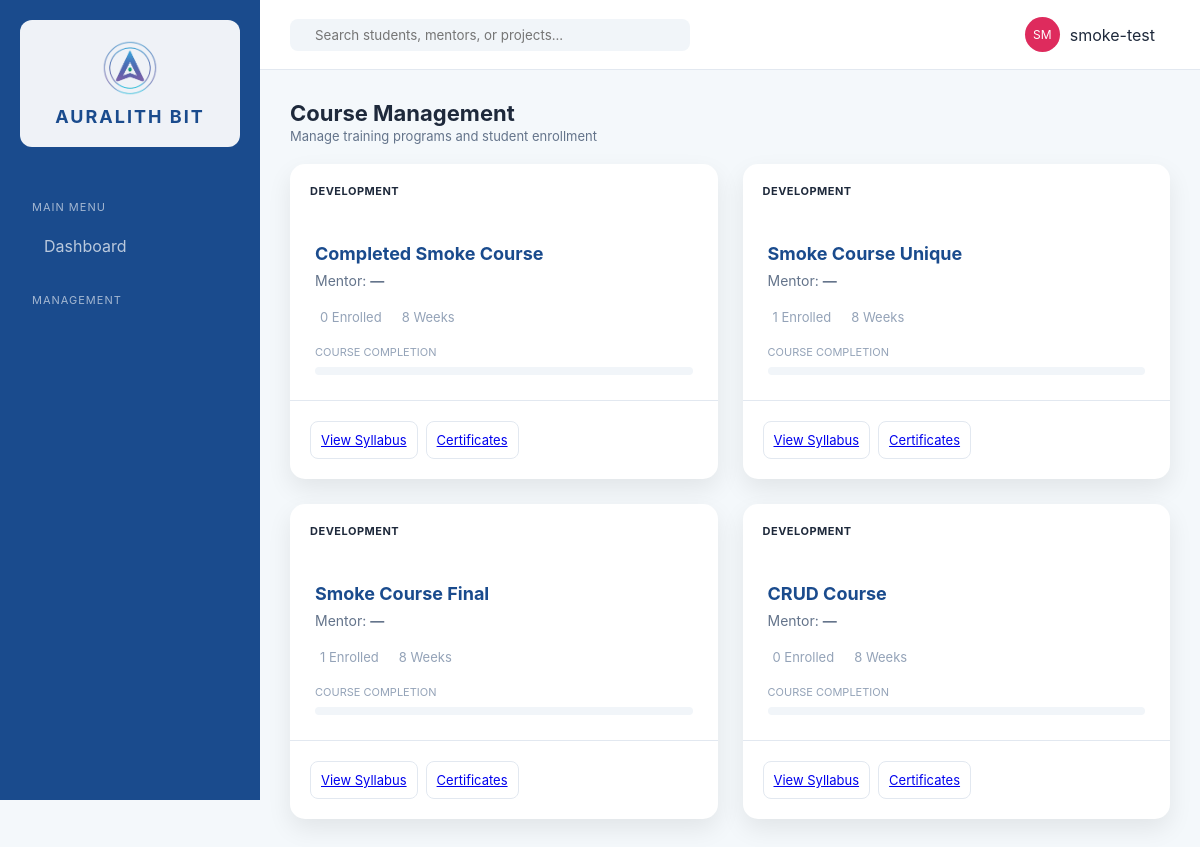
The app's page /courses/ (signed in) with its own data.
### erp_app/models.py (models this page shows, shortened)
class Course(models.Model):
    STATUS_CHOICES = [
        ('live', 'Live'),
        ('upcoming', 'Upcoming'),
        ('enrollment', 'Enrollment'),
        ('completed', 'Completed'),
    ]
    CATEGORY_CHOICES = [
        ('development', 'Development'),
        ('design', 'UI/UX'),
        ('qa', 'Digital Marketing'),
        ('marketing', 'Graphic Designing'),
    ]
    name = models.CharField(max_length=200)
    mentor = models.ForeignKey(Mentor, on_delete=models.SET_NULL, null=True, blank=True)
    category = models.CharField(max_length=50, choices=CATEGORY_CHOICES, default='development')
    duration_weeks = models.PositiveIntegerField(default=8)
    status = models.CharField(max_length=20, choices=STATUS_CHOICES, default='enrollment')
    description = models.TextField(blank=True)
    syllabus = models.FileField(upload_to='syllabi/', null=True, blank=True)
    students_count = models.PositiveIntegerField(default=0)
    completion_percent = models.PositiveIntegerField(default=0)
    created_at = models.DateTimeField(auto_now_add=True)
    class Meta:
        ordering = ['-created_at']

### erp_app/views.py (the view)
# urls.py: path('courses/', views.courses, name='courses'),
@login_required
def courses(request):
    context = {
        'courses': Course.objects.select_related('mentor').annotate(enrollment_count=Count('enrollments')).all(),
        'is_admin': has_role(request.user, SUPER_ADMIN, TEACHING_STAFF),
    }
    return render(request, 'erp_app/courses.html', context)

### erp_app/roles.py (called while the page is built)
def has_role(user, *roles):
    user_roles = get_user_roles(user)
    return any(r in user_roles for r in roles)

### erp_app/templates/erp_app/courses.html (shortened to what this page needs)
{% extends 'erp_app/base.html' %}
{% load static %}
{% block content %}
<header class="top-nav" style="position:static;padding:0 0 20px 0;border-bottom:none;height:auto;background:transparent;">
    <div class="header-info">
        <h1>Course Management</h1>
        <p>Manage training programs and student enrollment</p>
    </div>
</header>
<div class="course-grid">
    {% for course in courses %}
    <div class="course-card">
        <div class="course-header {{ course.category }}">
            <span class="category-tag">{{ course.get_category_display }}</span>
        </div>
        <div class="course-body">
            <h3>{{ course.name }}</h3>
            <p class="mentor">Mentor: <strong>{{ course.mentor.name|default:"—" }}</strong></p>
            <div class="course-stats">
                <span> {{ course.enrollment_count }} Enrolled</span>
                <span> {{ course.duration_weeks }} Weeks</span>
            </div>
            <div class="progress-group">
                <label>Course Completion</label>
                <div class="progress-bar"><div style="width: {{ course.completion_percent }}%;"></div></div>
            </div>
        </div>
        <div class="course-footer" style="display:flex;flex-wrap:wrap;gap:8px;align-items:center;justify-content:flex-start;">
            <a href="{% url 'course_syllabus' course.id %}" class="btn-outline">View Syllabus</a>
            <a href="{% url 'certificates' %}?type=course&q={{ course.name|urlencode }}" class="btn-outline"> Certificates</a>
        </div>
    </div>
    {% empty %}
    <p style="color:#94a3b8;">No courses found. <a href="{% url 'course_add' %}">Create one</a>.</p>
    {% endfor %}
</div>
{% endblock %}

### erp_app/templates/erp_app/base.html (shortened to what this page needs)
<!DOCTYPE html>
{% load static %}
<html lang="en">
<head>
    <link rel="stylesheet" href="{% static 'erp_app/css/style.css' %}">
</head>
<body>
    <div class="app-container">
        <aside class="sidebar">
            <div class="brand">
                <img src="{% static 'erp_app/images/AURALITH_logo.png' %}" alt="Auralith Bit Logo" class="sidebar-logo" width="56" height="56">
                <h2>AURALITH BIT</h2>
            </div>
            <nav>
                <p class="nav-label">Main Menu</p>
                <a href="{% url 'dashboard' %}" {% if request.resolver_match.url_name == 'dashboard' %}class="active"{% endif %}> Dashboard</a>
                <p class="nav-label">Management</p>
            </nav>
        </aside>
        <main class="workspace">
            <header class="top-nav">
                <form class="search-box" method="get" action="{% url 'search' %}" autocomplete="off">
                    <input type="text" name="q" id="globalSearch" placeholder="Search students, mentors, or projects..." value="{{ request.GET.q|default_if_none:'' }}" autocomplete="off">
                </form>
                <div class="user-profile" style="position:relative;display:flex;align-items:center;gap:10px;">
                    <div class="avatar">{{ user_initials }}</div>
                    <span>{{ user_display_name|default:request.user.username }}</span>
                </div>
            </header>
            <div class="content">
                {% block content %}{% endblock %}
            </div>
        </main>
    </div>
</body>
</html>

### erp_app/static/erp_app/css/style.css (style rules this page uses)
:root { --auralith-blue: #1A4B8D; --auralith-light: #F4F8FB; --accent: #DE2B5D; --text-dark: #1E293B; --text-muted: #64748B; --sidebar-w: 260px; --bg: #F4F8FB; --surface: #FFFFFF; --surface-alt: #FFFFFF; --panel-border: #E2E8F0; --topnav-bg: #FFFFFF; --search-bg: #F1F5F9; }
* { margin: 0; padding: 0; box-sizing: border-box; font-family: 'Inter', sans-serif; }
body { background: var(--bg); color: var(--text-dark); }
.app-container { display: flex; min-height: 100vh; }
.sidebar { width: var(--sidebar-w); background: var(--auralith-blue); color: white; padding: 20px; position: fixed; height: 100vh; overflow-y: auto; left: 0; top: 0; display: flex; flex-direction: column; }
nav { flex: 1; }
.nav-label { font-size: 11px; text-transform: uppercase; opacity: 0.5; margin: 20px 0 10px; }
nav a { display: flex; align-items: center; gap: 12px; color: rgba(255,255,255,0.7); text-decoration: none; padding: 12px; border-radius: 8px; margin-bottom: 4px; transition: 0.3s; }
.workspace { flex: 1; display: flex; flex-direction: column; margin-left: var(--sidebar-w); }
.top-nav { height: 70px; background: var(--topnav-bg); display: flex; justify-content: space-between; align-items: center; padding: 0 30px; border-bottom: 1px solid var(--panel-border); }
.search-box { display: flex; align-items: center; background: var(--search-bg); padding: 8px 15px; border-radius: 8px; width: 400px; }
.search-box input { border: none; background: transparent; outline: none; margin-left: 10px; width: 100%; }
.user-profile { display: flex; align-items: center; gap: 15px; }
.avatar { background: var(--accent); color: white; width: 35px; height: 35px; border-radius: 50%; display: flex; align-items: center; justify-content: center; font-size: 12px; }
.content { padding: 30px; animation: contentFadeIn 0.25s ease-out; }
.course-grid { display: grid; grid-template-columns: repeat(auto-fill, minmax(320px, 1fr)); gap: 25px; }
.course-card { background: var(--surface); border-radius: 15px; overflow: hidden; box-shadow: 0 10px 25px rgba(0,0,0,0.08); transition: transform 0.3s ease; }
.course-header { padding: 20px; display: flex; justify-content: space-between; align-items: center; }
.category-tag { font-size: 11px; font-weight: 700; text-transform: uppercase; letter-spacing: 0.5px; }
.course-body { padding: 25px; background: var(--surface); }
.course-body h3 { font-size: 18px; margin-bottom: 8px; color: var(--auralith-blue); }
.mentor { font-size: 14px; color: #64748b; margin-bottom: 20px; }
.course-stats { display: flex; gap: 15px; margin-bottom: 20px; font-size: 13px; color: #94a3b8; }
.progress-group label { display: block; font-size: 11px; color: #94a3b8; margin-bottom: 8px; text-transform: uppercase; }
.progress-bar { height: 8px; background: #f1f5f9; border-radius: 10px; }
.course-footer { padding: 20px; border-top: 1px solid var(--panel-border); display: grid; grid-template-columns: 1fr 1fr; gap: 10px; }
.btn-outline { background: transparent; border: 1px solid #e2e8f0; padding: 10px; border-radius: 8px; cursor: pointer; font-size: 13px; transition: 0.3s; }
.nav-label { font-size: 11px; text-transform: uppercase; opacity: 0.6; margin: 25px 0 10px 12px; letter-spacing: 1px; }
.brand { display: flex; flex-direction: column; align-items: center; justify-content: center; gap: 10px; margin: 0 0 28px; padding: 20px 28px; background: rgba(255,255,255,0.93); border-radius: 12px; text-align: center; }
.sidebar-logo { width: 56px; height: auto; object-fit: contain; border-radius: 8px; }
.brand h2 { font-size: 18px; color: var(--auralith-blue); letter-spacing: 2px; white-space: nowrap; }
.header-info h1 { font-size: 22px; margin: 0; }
.header-info p { font-size: 13px; color: #64748B; margin: 2px 0 0; }

### records on screen
Course: category "DEVELOPMENT", name "Completed Smoke Course", mentor.name "—", enrollment_count "0", duration_weeks "8"
Course: category "DEVELOPMENT", name "Smoke Course Unique", mentor.name "—", enrollment_count "1", duration_weeks "8"
Course: category "DEVELOPMENT", name "Smoke Course Final", mentor.name "—", enrollment_count "1", duration_weeks "8"
Course: category "DEVELOPMENT", name "CRUD Course", mentor.name "—", enrollment_count "0", duration_weeks "8"

### other values on screen
{{ user_initials }} "SM"
{{ user_display_name|default:request.user.username }} "smoke-test"
